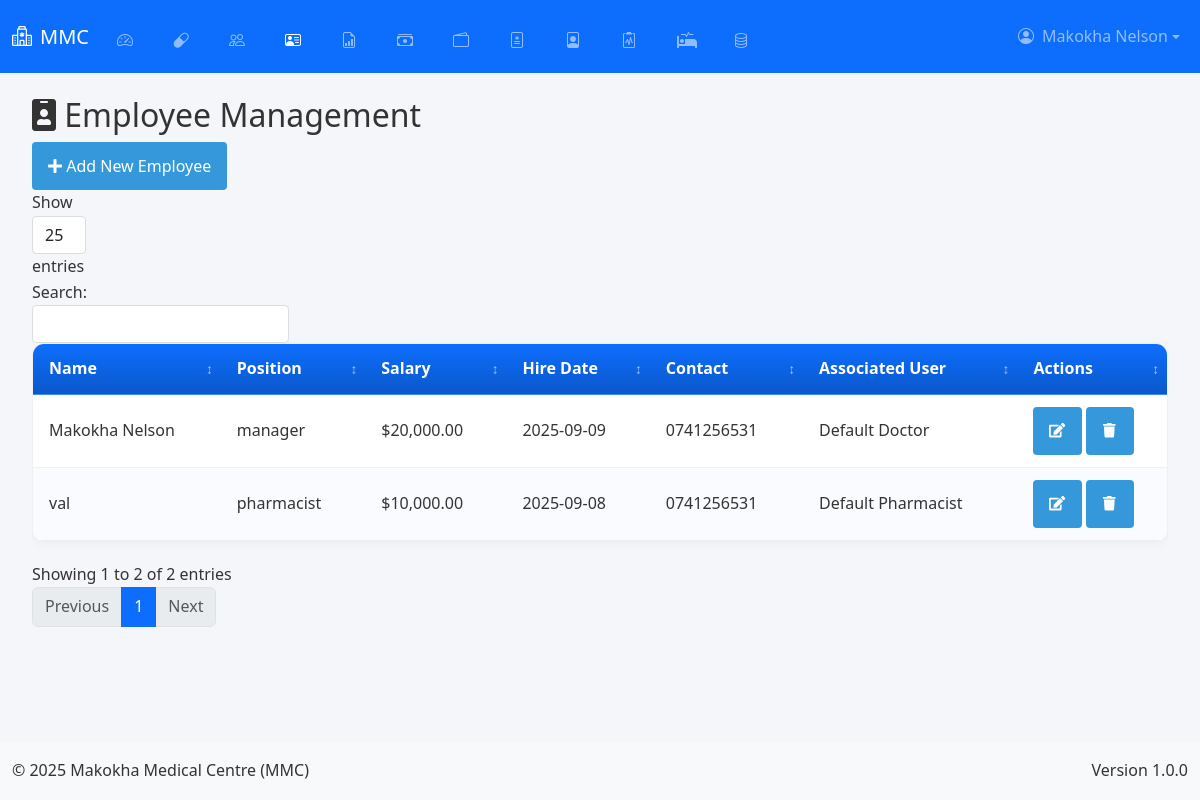
The app's page /admin/employees (signed in) with its own data.
### app.py (models this page shows, shortened)
class User(db.Model, UserMixin):
    __tablename__ = 'user'
    id = db.Column(db.Integer, primary_key=True)
    username = db.Column(db.String(50), unique=True, nullable=False)
    email = db.Column(db.String(100), unique=True, nullable=False)
    password = db.Column(db.String(200), nullable=False)
    role = db.Column(db.String(20), nullable=False, default='user')
    is_active = db.Column(db.Boolean, default=True)
    last_login = db.Column(db.DateTime)
    profile_picture = db.Column(db.String(255))
    created_at = db.Column(db.DateTime, default=lambda: datetime.now(timezone.utc))
    updated_at = db.Column(db.DateTime, default=lambda: datetime.now(timezone.utc), onupdate=lambda: datetime.now(timezone.utc))

class Employee(db.Model):
    __tablename__ = 'employees'
    id = db.Column(db.Integer, primary_key=True)
    name = db.Column(db.String(100), nullable=False)
    position = db.Column(db.String(100))
    salary = db.Column(db.Float)
    hire_date = db.Column(db.Date)
    contact = db.Column(db.String(100))
    user_id = db.Column(db.Integer, db.ForeignKey('user.id'))
    created_at = db.Column(db.DateTime, default=lambda: datetime.now(timezone.utc))
    updated_at = db.Column(db.DateTime, default=lambda: datetime.now(timezone.utc), onupdate=lambda: datetime.now(timezone.utc))
    payrolls = db.relationship('Payroll', backref='employee', lazy=True)
    user = db.relationship('User', backref='employee')

### app.py (the view, shortened to what this page needs)
@app.route('/admin/employees', methods=['GET', 'POST'])
@login_required
def manage_employees():
    if current_user.role != 'admin':
        flash('Unauthorized access', 'danger')
        return redirect(url_for('home'))
    employees = Employee.query.all()
    users = User.query.filter(User.role != 'admin').all()
    return render_template('admin/employees.html',
                        employees=employees,
                        users=users,
                        User=User)  # Pass the User model to template

### app.py (called while the page is built, shortened)
@app.before_request
def initialize_data():
    global _first_request
    if not _first_request:
        return

@app.context_processor
def inject_current_date():
    return {'current_date': date.today().strftime('%Y-%m-%d')}

@app.context_processor
def inject_csrf_token():
    return dict(csrf_token=generate_csrf)

    @login_manager.user_loader
    def load_user(user_id):
        return db.session.get(User, int(user_id))

### templates/admin/employees.html (shortened to what this page needs)
{% extends "base.html" %}
{% block content %}
<div class="content">
    <div class="page-header">
        <h2><i class="fas fa-id-badge"></i> Employee Management</h2>
        <div class="page-actions">
            <button class="btn btn-primary" data-toggle="modal" data-target="#addEmployeeModal">
                <i class="fas fa-plus"></i> Add New Employee
            </button>
        </div>
    </div>
    <div class="table-responsive">
        <table class="data-table" id="employeesTable">
            <thead>
                <tr>
                    <th>Name</th>
                    <th>Position</th>
                    <th>Salary</th>
                    <th>Hire Date</th>
                    <th>Contact</th>
                    <th>Associated User</th>
                    <th>Actions</th>
                </tr>
            </thead>
            <tbody>
                {% for employee in employees %}
                <tr>
                    <td>{{ employee.name }}</td>
                    <td>{{ employee.position }}</td>
                    <td>{{ "${:,.2f}".format(employee.salary) if employee.salary else 'N/A' }}</td>
                    <td>{{ employee.hire_date.strftime('%Y-%m-%d') if employee.hire_date else 'N/A' }}</td>
                    <td>{{ employee.contact if employee.contact else 'N/A' }}</td>
                    <td>
                        {% if employee.user_id %}
                            {% set user = User.query.get(employee.user_id) %}
                            {{ user.username if user else 'N/A' }}
                        {% else %}
                            N/A
                        {% endif %}
                    </td>
                    <td>
                        <button class="btn btn-sm btn-edit" data-id="{{ employee.id }}" data-toggle="modal" data-target="#editEmployeeModal">
                            <i class="fas fa-edit"></i>
                        </button>
                        <button class="btn btn-sm btn-delete" data-id="{{ employee.id }}">
                            <i class="fas fa-trash"></i>
                        </button>
                    </td>
                </tr>
                {% endfor %}
            </tbody>
        </table>
    </div>
</div>
{% endblock %}

### templates/base.html (shortened to what this page needs)
<!DOCTYPE html>
<html lang="en">
<head>
    <link href="https://cdn.jsdelivr.net/npm/bootstrap@5.3.0/dist/css/bootstrap.min.css" rel="stylesheet">
    <link rel="stylesheet" href="https://cdn.jsdelivr.net/npm/bootstrap-icons@1.11.1/font/bootstrap-icons.css">
    <link rel="stylesheet" href="https://cdnjs.cloudflare.com/ajax/libs/font-awesome/5.15.3/css/all.min.css">
    <link href="https://cdn.jsdelivr.net/npm/select2@4.1.0-rc.0/dist/css/select2.min.css" rel="stylesheet">
    <link rel="stylesheet" href="{{ url_for('static', filename='css/style.css') }}">
    <link rel="stylesheet" href="{{ url_for('static', filename='css/dashboard.css') }}">
    <link rel="stylesheet" href="{{ url_for('static', filename='css/custom.css') }}">
</head>
<body class="d-flex flex-column min-vh-100">
    <nav class="navbar navbar-expand-lg navbar-dark bg-primary fixed-top" id="mainNavbar">
        <div class="container-fluid">
            <a class="navbar-brand fs-5" href="{{ url_for('home') }}">
                <i class="bi bi-hospital me-2"></i>MMC
            </a>
            <div class="collapse navbar-collapse" id="navbarNav">
                <ul class="navbar-nav me-auto">
                    {% if current_user.is_authenticated %}
                        {% if current_user.role == 'admin' %}
                            <li class="nav-item"><a class="nav-link fs-6 px-2 mx-1 icon-nav" href="{{ url_for('admin_dashboard') }}"><i class="bi bi-speedometer2 me-1"></i><span class="nav-text">Dashboard</span></a></li>
                            <li class="nav-item"><a class="nav-link fs-6 px-2 mx-1 icon-nav" href="{{ url_for('manage_drugs') }}"><i class="bi bi-capsule me-1"></i><span class="nav-text">Drugs</span></a></li>
                            <li class="nav-item"><a class="nav-link fs-6 px-2 mx-1 icon-nav" href="{{ url_for('manage_users') }}"><i class="bi bi-people me-1"></i><span class="nav-text">Users</span></a></li>
                            <li class="nav-item"><a class="nav-link fs-6 px-2 mx-1 icon-nav" href="{{ url_for('manage_employees') }}"><i class="bi bi-person-vcard me-1"></i><span class="nav-text">Employees</span></a></li>
                            <li class="nav-item"><a class="nav-link fs-6 px-2 mx-1 icon-nav" href="{{ url_for('admin_reports') }}"><i class="bi bi-file-earmark-bar-graph me-1"></i><span class="nav-text">Reports</span></a></li>
                            <li class="nav-item"><a class="nav-link fs-6 px-2 mx-1 icon-nav" href="{{ url_for('manage_transactions') }}"><i class="bi bi-cash-stack me-1"></i><span class="nav-text">Transactions</span></a></li>
                            <li class="nav-item"><a class="nav-link fs-6 px-2 mx-1 icon-nav" href="{{ url_for('manage_money') }}"><i class="bi bi-wallet2 me-1"></i><span class="nav-text">Money</span></a></li>
                            <li class="nav-item"><a class="nav-link fs-6 px-2 mx-1 icon-nav" href="{{ url_for('manage_dosage') }}"><i class="bi bi-file-medical me-1"></i><span class="nav-text">Dosage</span></a></li>
                            <li class="nav-item"><a class="nav-link fs-6 px-2 mx-1 icon-nav" href="{{ url_for('manage_patients') }}"><i class="bi bi-file-person me-1"></i><span class="nav-text">Patients</span></a></li>
                            <li class="nav-item"><a class="nav-link fs-6 px-2 mx-1 icon-nav" href="{{ url_for('manage_medical_tests') }}"><i class="bi bi-clipboard2-pulse me-1"></i><span class="nav-text">Medical Tests</span></a></li>
                            <li class="nav-item"><a class="nav-link fs-6 px-2 mx-1 icon-nav" href="{{ url_for('manage_beds') }}"><i class="fas fa-procedures me-1"></i><span class="nav-text">Beds</span></a></li>
                            <li class="nav-item"><a class="nav-link fs-6 px-2 mx-1 icon-nav" href="{{ url_for('backup_management') }}"><i class="bi bi-database me-1"></i><span class="nav-text">Backup</span></a></li>
                        {% endif %}
                    {% endif %}
                </ul>
                <ul class="navbar-nav">
                    {% if current_user.is_authenticated %}
                        <li class="nav-item dropdown">
                            <a class="nav-link dropdown-toggle d-flex align-items-center fs-6" href="#" id="userDropdown" role="button" data-bs-toggle="dropdown">
                                {% if current_user.profile_picture %}
                                    <img src="{{ url_for('static', filename=current_user.profile_picture) }}" alt="Profile" class="profile-picture me-2">
                                {% else %}
                                    <i class="bi bi-person-circle me-2"></i>
                                {% endif %}
                                {{ current_user.username }}
                            </a>
                        </li>
                    {% else %}
                        <li class="nav-item">
                        <a class="nav-link fs-6" href="{{ url_for('auth.login') }}">
                            <i class="bi bi-box-arrow-in-right me-1"></i>Login
                        </a>
                        </li>
                    {% endif %}
                </ul>
            </div>
        </div>
    </nav>
    <main class="container-fluid flex-grow-1 py-3" style="margin-top: 60px;">
        {% block content %}{% endblock %}
    </main>
    <footer class="bg-light py-3 mt-auto">
        <div class="container-fluid">
            <div class="row">
                <div class="col-md-6 text-center text-md-start">
                    <p class="mb-0">&copy; 2025 Makokha Medical Centre (MMC)</p>
                </div>
                <div class="col-md-6 text-center text-md-end">
                    <p class="mb-0">Version 1.0.0</p>
                </div>
            </div>
        </div>
    </footer>
</body>
</html>

### static/css/style.css (style rules this page uses)
:root { --primary-color: #3498db; --secondary-color: #2980b9; --success-color: #2ecc71; --danger-color: #e74c3c; --warning-color: #f39c12; --info-color: #1abc9c; --light-color: #ecf0f1; --dark-color: #2c3e50; --gray-color: #95a5a6; --white-color: #ffffff; --black-color: #000000; --sidebar-width: 250px; --sidebar-collapsed-width: 0; --top-bar-height: 60px; --shadow: 0 2px 10px rgba(0, 0, 0, 0.1); --transition: all 0.3s ease; }
* { margin: 0; padding: 0; box-sizing: border-box; font-family: 'Segoe UI', Tahoma, Geneva, Verdana, sans-serif; }
.btn { position: relative; z-index: auto; }
.content, .main-content, .dashboard-container { position: static !important; overflow: visible !important; }
body { background-color: #f5f6fa; color: #333; line-height: 1.6; overflow-x: hidden; }
a { text-decoration: none; color: inherit; }
button, input, select, textarea { font-family: inherit; font-size: inherit; }
.btn { display: inline-block; padding: 8px 16px; border: none; border-radius: 4px; background-color: var(--primary-color); color: white; cursor: pointer; transition: var(--transition); }
.btn-sm { padding: 5px 10px; font-size: 0.9rem; }
.btn-primary { background-color: var(--primary-color); }
.dropdown { position: relative; display: inline-block; }
.content { flex: 1; padding: 20px; overflow-y: auto; }
.data-table { width: 100%; border-collapse: collapse; margin-bottom: 20px; }
.data-table th, .data-table td { padding: 12px 15px; text-align: left; border-bottom: 1px solid #eee; }
.data-table th { background-color: #f8f9fa; font-weight: 600; color: var(--dark-color); }

### templates/base.html (style rules this page uses)
:root { --tap-min-size: 48px; --mobile-breakpoint: 768px; --primary-blue: #0d6efd; --dark-blue: #0a58ca; --light-gray: #f8f9fa; }
body { -webkit-text-size-adjust: 100%; -webkit-tap-highlight-color: transparent; touch-action: manipulation; }
.btn, .nav-link, .dropdown-item, input[type="checkbox"] + label, .table .actions-column .btn { min-height: var(--tap-min-size); min-width: var(--tap-min-size); padding: 12px 16px; }
.table-responsive { overflow-x: auto; -webkit-overflow-scrolling: touch; }
.table-container { overflow-x: auto; -webkit-overflow-scrolling: touch; margin-bottom: 1.25rem; }
table.table-enhanced { width: 100%; border-collapse: separate; border-spacing: 0; background: #fff; border: 1px solid rgba(0,0,0,0.06); border-radius: 12px; overflow: hidden; box-shadow: 0 2px 10px rgba(0,0,0,0.04); }
.table-enhanced thead th { position: sticky; top: 0; background: linear-gradient(180deg, var(--primary-blue), var(--dark-blue)); color: #fff; z-index: 2; padding: 0.75rem 1rem; font-weight: 600; white-space: nowrap; border-bottom: 1px solid rgba(255,255,255,0.2); }
.table-enhanced tbody td { padding: 0.75rem 1rem; border-bottom: 1px solid rgba(0,0,0,0.06); vertical-align: middle; background: #fff; }
.table-enhanced tbody tr:nth-child(even) td { background: #fafbff; }
.table-enhanced thead th.sortable { cursor: pointer; position: relative; padding-right: 1.5rem; }
.table-enhanced thead th.sortable::after { content: '\2195'; position: absolute; right: 0.5rem; top: 50%; transform: translateY(-50%); opacity: 0.6; font-size: 0.85rem; }
.navbar { background-color: var(--primary-blue) !important; transition: all 0.3s ease; padding-top: 0.5rem; padding-bottom: 0.5rem; }
.table-container { overflow-x: auto; -webkit-overflow-scrolling: touch; margin-bottom: 1.5rem; }

### records on screen
User: username "Makokha Nelson"
Employee: name "Makokha Nelson", position "manager", salary "$20,000.00", hire_date "2025-09-09", contact "0741256531"
User: username "Default Doctor"
Employee: name "val", position "pharmacist", salary "$10,000.00", hire_date "2025-09-08", contact "0741256531"
User: username "Default Pharmacist"
